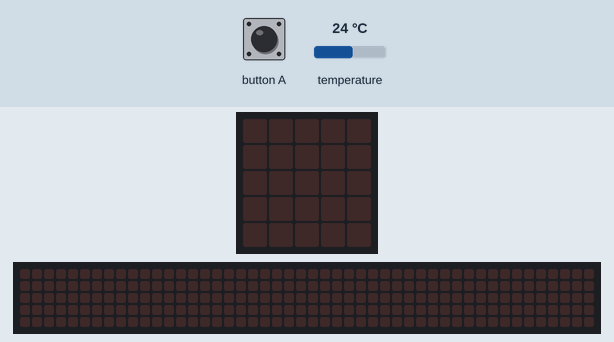
This program was run on a simulated BBC micro:bit (MakeCode). On the bench: the board's 5×5 LED display, a strip that is not on the board, showing the scrolling text unrolled. Inputs (shaded band) come from the test bench; at power-on: temperature 24 °C. The 48×5 strip is a reading aid, not a part: it shows the text the display is scrolling, unrolled, one strip-width of it at a time.

Above: at 1.2 s.
1.3 s: button A pressed for 0.15 s
At 1.67 s:
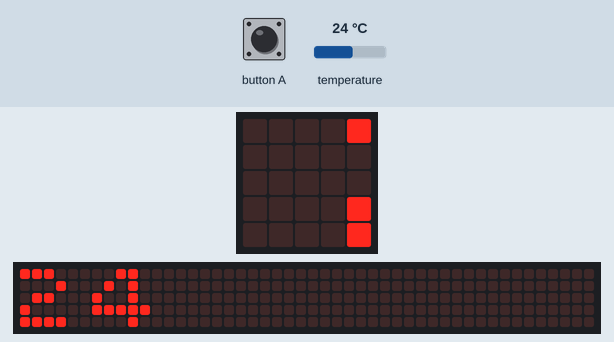
At 4.0 s:
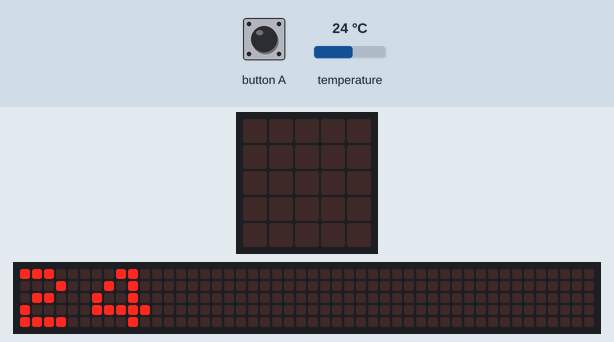
Timing chart, 0 to 5.5 s (numbered marks = the images above; inputs shaded):
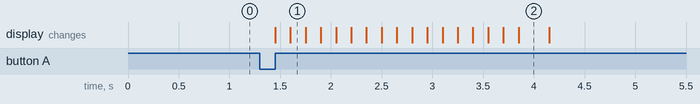

The program:

main.ts
```typescript
input.onButtonPressed(Button.A, function () {
    basic.showNumber(input.temperature())
})
```

Measured:
- after the input at 1.3 s, the display: first changes after 0.15 s (image 1 shows a later state)
